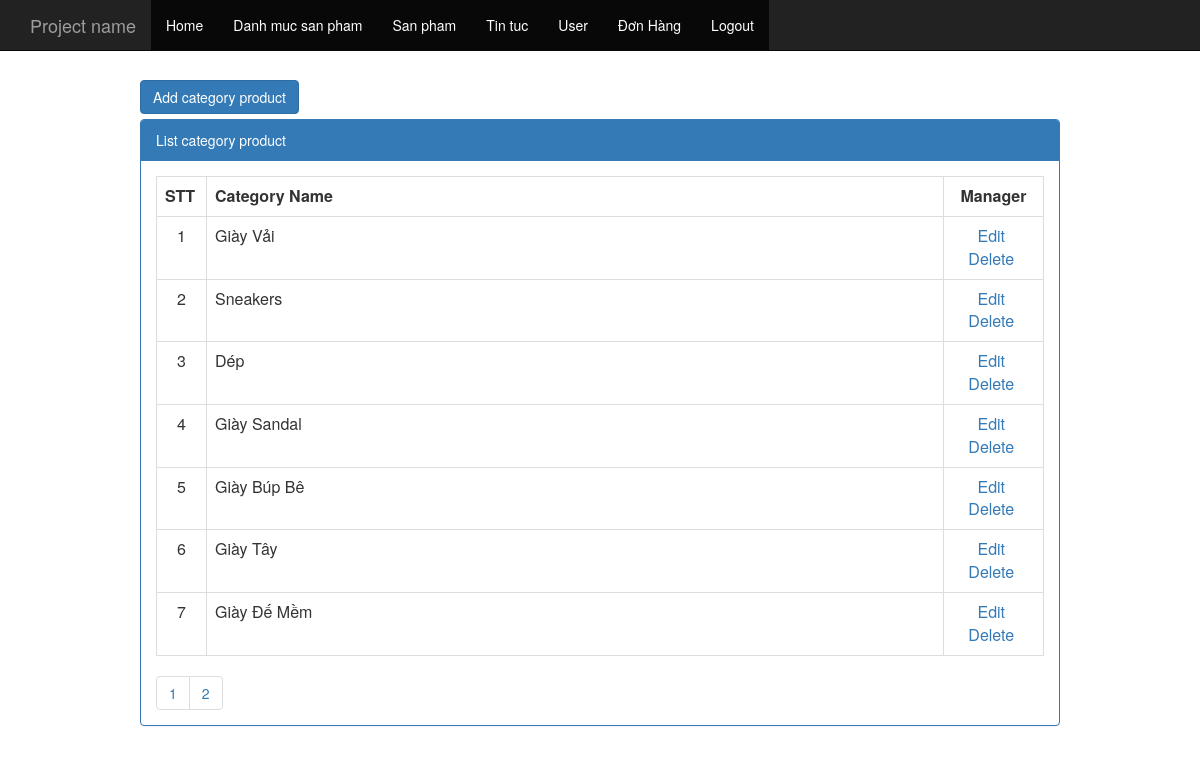
Screenshot of /admin/index.php?controller=category_product (signed in) with the database file from the repository.
### tables this page shows
CREATE TABLE `tbl_category_product` (
  `pk_category_product_id` int(11) NOT NULL,
  `c_name` varchar(255) NOT NULL
);

### admin/controller/controller_category_product.php (called while the page is built, shortened)
<?php
class controller_category_product extends controller{
    public function __construct(){
        $total_record = $this->model->num_rows("select * from tbl_category_product");
        $record_per_page = 7;
        $num_page = ceil($total_record/$record_per_page);
        $p = isset($_GET["p"])&&is_numeric($_GET["p"])&&$_GET["p"]>0 ? ($_GET["p"]-1):0;
        $from = $p*$record_per_page;
        $arr = $this->model->fetch("select * from tbl_category_product limit $from,$record_per_page");
        include "view/view_category_product.php";
    }
}
new controller_category_product();
?>

### application/controller.php (called while the page is built, shortened)
<?php
    class controller{
        public function __construct()
        {
            $this->model = new model();
        }
    }
?>

### application/model.php (called while the page is built, shortened)
<?php
    class model{
        public function fetch($sql){
            global $link;
            $result = mysqli_query($link,$sql);
            $arr = array();
            while($rows = mysqli_fetch_array($result))
                $arr[] = $rows;
            return $arr;
        }
        public function num_rows($sql){
            global  $link;
            $result = mysqli_query($link,$sql);
            return mysqli_num_rows($result);
        }
    }
?>

### admin/view/view_category_product.php (the view, shortened to what this page needs)
<div class="col-md-10 col-xs-offset-1">
    <div style="margin-bottom:5px;">
        <a href="index.php?controller=add_edit_category_product&act=add" class="btn btn-primary">
            Add category product
        </a>
    </div>
    <div class="panel panel-primary">
        <div class="panel-heading">
            List category product
        </div>
        <div class="panel-body">
            <table class="table table-bordered table-hover">
                <tr>
                    <th style="width:50px">STT</th>
                    <th style="">Category Name</th>
                    <th style="width:100px; text-align: center;">Manager</th>
                </tr>
                <?php
                $stt = 0;
                foreach($arr as $rows){
                    $stt++;
                    ?>
                    <tr>
                        <td style="text-align:center"><?php echo $stt; ?></td>
                        <td><?php echo $rows["c_name"]; ?></td>
                        <td style="text-align:center">
                            <a href="index.php?controller=add_edit_category_product&act=edit&id=<?php echo $rows["pk_category_product_id"]; ?>">Edit</a>&nbsp;
                            <a href="index.php?controller=category_product&act=delete&id=<?php echo $rows["pk_category_product_id"]; ?>" onclick="return window.confirm('Are you sure?');">Delete</a>&nbsp;
                        </td>
                    </tr>
                <?php }?>
            </table>
            <ul class="pagination">
                <?php
                for ($i = 1;$i<= $num_page;$i++){
                    ?>
                    <li>
                        <a href="index.php?controller=category_product&p=<?php echo $i?>"><?php echo $i; ?></a></li>
                <?php }?>
            </ul>
        </div>
    </div>
</div>

### admin/view/view_category_product.php (style rules this page uses)
.pagination { padding: 0px; margin: 0px; }

### rows the page displays
tbl_category_product: c_name "Giày Vải"
tbl_category_product: c_name "Sneakers"
tbl_category_product: c_name "Dép"
tbl_category_product: c_name "Giày Sandal"
tbl_category_product: c_name "Giày Búp Bê"
tbl_category_product: c_name "Giày Tây"
tbl_category_product: c_name "Giày Đế Mềm"
